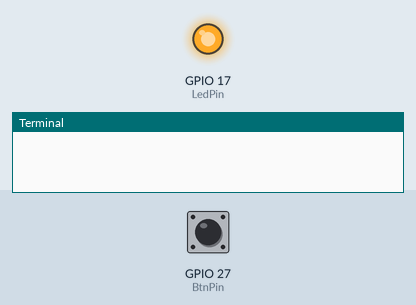
This program was run on a simulated Raspberry Pi (BCM pin numbers). Parts: output pins drawn as LEDs (lit = HIGH), the last lines printed to the terminal. Inputs (shaded band) come from the test bench; at power-on: GPIO 27 (BtnPin) HIGH.

Above: at 1.2 s.
1.3 s: GPIO 27 (BtnPin) pulled LOW for 0.15 s
At 2.2 s:
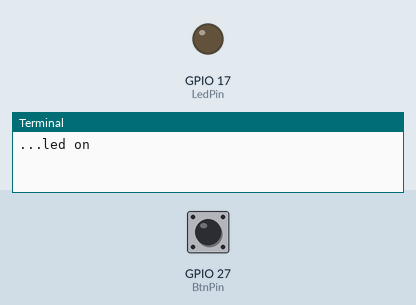
2.9 s: GPIO 27 (BtnPin) pulled LOW for 1 s
At 3.4 s:
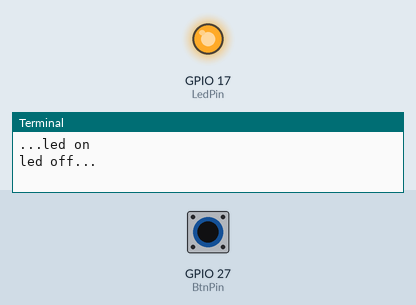
5.4 s: GPIO 27 (BtnPin) pulled LOW for 3.2 s
At 6.5 s:
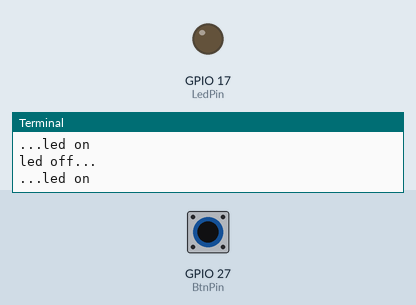
Timing chart, 0 to 8.4 s (numbered marks = the images above; inputs shaded):
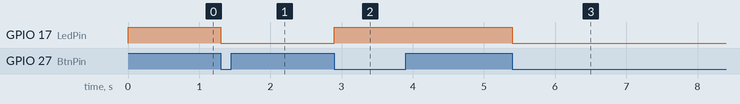

The program:

button_and_led.py
```python
#! /usr/bin/env python

import RPi.GPIO as GPIO

LedPin = 17
BtnPin = 27

Led_status = 1

def setup():
    GPIO.setmode(GPIO.BCM)
    GPIO.setup(LedPin, GPIO.OUT)
    GPIO.setup(BtnPin, GPIO.IN, pull_up_down=GPIO.PUD_UP)
    GPIO.output(LedPin, GPIO.HIGH)

def switch_led(ev=None):
    global Led_status
    Led_status = not Led_status
    GPIO.output(LedPin, Led_status)
    if Led_status == 1:
        print 'led off...'
    else:
        print '...led on'

def loop():
    GPIO.add_event_detect(BtnPin, GPIO.FALLING, callback=switch_led, bouncetime=200)
    while True:
        pass

def destroy():
    GPIO.output(LedPin, GPIO.HIGH)
    GPIO.cleanup()

if __name__ == '__main__':
    setup()
    try:
        loop()
    except KeyboardInterrupt:
        destroy()
```

Measured:
- after the input at 1.3 s, GPIO 17 (LedPin): HIGH → LOW at once
- after the input at 2.9 s, GPIO 17 (LedPin): LOW → HIGH at once
- after the input at 5.4 s, GPIO 17 (LedPin): HIGH → LOW at once
